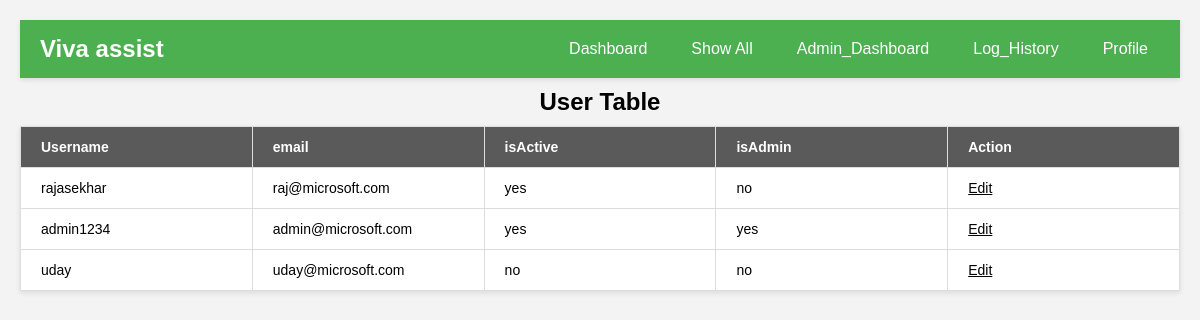
The app's page /admin_dashboard (signed in) with its own data.
### App/models.py (models this page shows)
class User(UserMixin, db.Model):
    __tablename__ = 'user'
    id = db.Column(db.Integer, primary_key=True)
    username = db.Column(db.String(150), unique=True, nullable=False)
    email = db.Column(db.String(150), unique=True, nullable=False)
    password = db.Column(db.String(150), nullable=False)
    isActive = db.Column(db.String(5), nullable=False, default='no')
    isAdmin = db.Column(db.String(5), nullable=False, default='no')

### App/routes.py (the view)
@main.route('/admin_dashboard')
@login_required
def admin_dashboard():
    return admin_dashboard_view()

### App/data_access.py (called while the page is built)
def fetch_all_users():
    query = text('SELECT username,email,isActive,isAdmin FROM user')
    result = db.session.execute(query)
    return result.fetchall()

def update_user_activity_entry(user):
    current_time = datetime.now(tz=timezone.utc)
    query = text("""
            UPDATE UserLogHistory
            SET last_active = :last_active
            WHERE id = (
                SELECT id
                FROM UserLogHistory
                WHERE email = :email AND logout_time IS NULL
                ORDER BY id DESC
                LIMIT 1
            );
            """)
    db.session.execute(query, {
    'last_active': current_time.strftime("%Y-%m-%d %H:%M:%S"),
    'email': user.email,
    })
    db.session.commit()

### App/session_manager.py (called while the page is built)
def check_session_timeout(app):
    if 'last_activity' in session:      #session has not expired
        now = datetime.now(tz=timezone.utc)
        last_activity = session['last_activity']
        timeout = app.config['PERMANENT_SESSION_LIFETIME']
        if now - datetime.fromisoformat(last_activity) <= timeout: #session has not expired, so update the last_active time in the database
            if(current_user.is_authenticated):
                update_user_activity_entry(current_user)
    if(('last_activity' not in session) and (current_user.is_authenticated)):
        update_user_logout_entry(current_user)
        session.clear()
        logout_user()
        flash('Your session has expired. Please login again.','session_expired')
        return redirect(url_for('main.login'))
    session['last_activity'] = datetime.now(tz=timezone.utc).isoformat()

### App/views/admin.py (called while the page is built)
def admin_dashboard_view():
    if(current_user.isAdmin == 'yes'):
        column_names = ['Username','email','isActive','isAdmin']
        users = fetch_all_users()
        return render_template('admin_dashboard.html',users = users, column_names = column_names)
    else:
        flash('You do not have permission to view this page. Please contact the Admin.', 'danger')
        return redirect(url_for('main.login'))

### App/templates/admin_dashboard.html
{% extends "base.html" %}
{% block content %}
<table>
    <caption>User Table</caption>
    <thead>
        <tr>
            {% for name in column_names %}
                <th>
                    {{ name }}
                </th>
            {% endfor %}
            <th>Action</th>
        </tr>
    </thead>
    <tbody>
        {% for u in users %}
            <tr>
                {% for field in u %}
                    <td>
                        {{ field }}
                    </td>
                {% endfor %}
                <td>
                    <a class="editlink" onclick="location.href='{{ url_for('main.update_user', email=u[1]) }}'" style="cursor: pointer;">
                        Edit
                    </a>
                </td>
            </tr>
        {% endfor %}
    </tbody>
</table>
{% endblock %}

### App/static/style.css (style rules this page uses)
body { font-family: Arial, sans-serif; background-color: #f3f3f3; margin: 20px; }
table { width: 100%; margin: auto; border-collapse: collapse; table-layout: fixed; font-size: 14px; box-shadow: 0 2px 5px rgba(0, 0, 0, 0.1); background-color: #fff; }
th, td { padding: 12px 20px; border: 1px solid #ddd; text-align: left; word-wrap: break-word; }
th { background-color: #5a5a5a; color: white; }
.editlink { text-decoration: underline; }
caption { margin: 10px; font-size: 1.5rem; font-weight: bold; }

### records on screen
User: username "rajasekhar", email "raj@microsoft.com", isActive "yes", isAdmin "no"
User: username "admin1234", email "admin@microsoft.com", isActive "yes", isAdmin "yes"
User: username "uday", email "uday@microsoft.com", isActive "no", isAdmin "no"

### other values on screen
{{ name }} "Username" "email" "isActive" "isAdmin"
